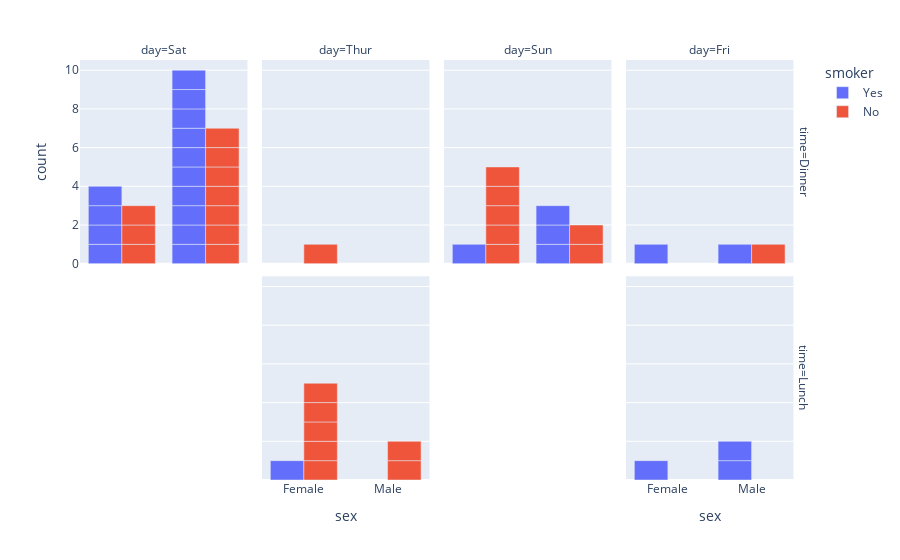

The notebook cell saved with this chart:
### Code cell
# Using facet_row and facet_col
fig = px.bar(data_frame=df, x="sex", color="smoker", barmode="group",
             facet_row="time", facet_col="day")
fig.show()

### Figure 1 — Plotly figure (JSON) as saved in the notebook; plotly's stock layout.template omitted (floating-point values rounded to 4 significant figures)
{"data": [{"alignmentgroup": "True", "hovertemplate": "smoker=Yes<br>time=Dinner<br>day=Sat<br>sex=%{x}<br>count=%{y}<extra></extra>", "legendgroup": "Yes", "marker": {"color": "#636efa", "pattern": {"shape": ""}}, "name": "Yes", "offsetgroup": "Yes", "orientation": "v", "showlegend": true, "textposition": "auto", "type": "bar", "x": ["Female", "Male", "Male", "Male", "Male", "Male", "Male", "Female", "Female", "Male", "Female", "Male", "Male", "Male"], "xaxis": "x5", "y": [1, 1, 1, 1, 1, 1, 1, 1, 1, 1, 1, 1, 1, 1], "yaxis": "y5"}, {"alignmentgroup": "True", "hovertemplate": "smoker=Yes<br>time=Dinner<br>day=Sun<br>sex=%{x}<br>count=%{y}<extra></extra>", "legendgroup": "Yes", "marker": {"color": "#636efa", "pattern": {"shape": ""}}, "name": "Yes", "offsetgroup": "Yes", "orientation": "v", "showlegend": false, "textposition": "auto", "type": "bar", "x": ["Female", "Male", "Male", "Male"], "xaxis": "x7", "y": [1, 1, 1, 1], "yaxis": "y7"}, {"alignmentgroup": "True", "hovertemplate": "smoker=Yes<br>time=Dinner<br>day=Fri<br>sex=%{x}<br>count=%{y}<extra></extra>", "legendgroup": "Yes", "marker": {"color": "#636efa", "pattern": {"shape": ""}}, "name": "Yes", "offsetgroup": "Yes", "orientation": "v", "showlegend": false, "textposition": "auto", "type": "bar", "x": ["Female", "Male"], "xaxis": "x8", "y": [1, 1], "yaxis": "y8"}, {"alignmentgroup": "True", "hovertemplate": "smoker=Yes<br>time=Lunch<br>day=Thur<br>sex=%{x}<br>count=%{y}<extra></extra>", "legendgroup": "Yes", "marker": {"color": "#636efa", "pattern": {"shape": ""}}, "name": "Yes", "offsetgroup": "Yes", "orientation": "v", "showlegend": false, "textposition": "auto", "type": "bar", "x": ["Female"], "xaxis": "x2", "y": [1], "yaxis": "y2"}, {"alignmentgroup": "True", "hovertemplate": "smoker=Yes<br>time=Lunch<br>day=Fri<br>sex=%{x}<br>count=%{y}<extra></extra>", "legendgroup": "Yes", "marker": {"color": "#636efa", "pattern": {"shape": ""}}, "name": "Yes", "offsetgroup": "Yes", "orientation": "v", "showlegend": false, "textposition": "auto", "type": "bar", "x": ["Male", "Female", "Male"], "xaxis": "x4", "y": [1, 1, 1], "yaxis": "y4"}, {"alignmentgroup": "True", "hovertemplate": "smoker=No<br>time=Dinner<br>day=Sat<br>sex=%{x}<br>count=%{y}<extra></extra>", "legendgroup": "No", "marker": {"color": "#EF553B", "pattern": {"shape": ""}}, "name": "No", "offsetgroup": "No", "orientation": "v", "showlegend": true, "textposition": "auto", "type": "bar", "x": ["Male", "Male", "Male", "Female", "Male", "Male", "Male", "Female", "Male", "Female"], "xaxis": "x5", "y": [1, 1, 1, 1, 1, 1, 1, 1, 1, 1], "yaxis": "y5"}, {"alignmentgroup": "True", "hovertemplate": "smoker=No<br>time=Dinner<br>day=Thur<br>sex=%{x}<br>count=%{y}<extra></extra>", "legendgroup": "No", "marker": {"color": "#EF553B", "pattern": {"shape": ""}}, "name": "No", "offsetgroup": "No", "orientation": "v", "showlegend": false, "textposition": "auto", "type": "bar", "x": ["Female"], "xaxis": "x6", "y": [1], "yaxis": "y6"}, {"alignmentgroup": "True", "hovertemplate": "smoker=No<br>time=Dinner<br>day=Sun<br>sex=%{x}<br>count=%{y}<extra></extra>", "legendgroup": "No", "marker": {"color": "#EF553B", "pattern": {"shape": ""}}, "name": "No", "offsetgroup": "No", "orientation": "v", "showlegend": false, "textposition": "auto", "type": "bar", "x": ["Female", "Male", "Female", "Male", "Female", "Female", "Female"], "xaxis": "x7", "y": [1, 1, 1, 1, 1, 1, 1], "yaxis": "y7"}, {"alignmentgroup": "True", "hovertemplate": "smoker=No<br>time=Dinner<br>day=Fri<br>sex=%{x}<br>count=%{y}<extra></extra>", "legendgroup": "No", "marker": {"color": "#EF553B", "pattern": {"shape": ""}}, "name": "No", "offsetgroup": "No", "orientation": "v", "showlegend": false, "textposition": "auto", "type": "bar", "x": ["Male"], "xaxis": "x8", "y": [1], "yaxis": "y8"}, {"alignmentgroup": "True", "hovertemplate": "smoker=No<br>time=Lunch<br>day=Thur<br>sex=%{x}<br>count=%{y}<extra></extra>", "legendgroup": "No", "marker": {"color": "#EF553B", "pattern": {"shape": ""}}, "name": "No", "offsetgroup": "No", "orientation": "v", "showlegend": false, "textposition": "auto", "type": "bar", "x": ["Male", "Male", "Female", "Female", "Female", "Female", "Female"], "xaxis": "x2", "y": [1, 1, 1, 1, 1, 1, 1], "yaxis": "y2"}], "layout": {"annotations": [{"font": {}, "showarrow": false, "text": "day=Sat", "x": 0.115, "xanchor": "center", "xref": "paper", "y": 1, "yanchor": "bottom", "yref": "paper"}, {"font": {}, "showarrow": false, "text": "day=Thur", "x": 0.365, "xanchor": "center", "xref": "paper", "y": 1, "yanchor": "bottom", "yref": "paper"}, {"font": {}, "showarrow": false, "text": "day=Sun", "x": 0.615, "xanchor": "center", "xref": "paper", "y": 1, "yanchor": "bottom", "yref": "paper"}, {"font": {}, "showarrow": false, "text": "day=Fri", "x": 0.865, "xanchor": "center", "xref": "paper", "y": 1, "yanchor": "bottom", "yref": "paper"}, {"font": {}, "showarrow": false, "text": "time=Lunch", "textangle": 90, "x": 0.98, "xanchor": "left", "xref": "paper", "y": 0.2425, "yanchor": "middle", "yref": "paper"}, {"font": {}, "showarrow": false, "text": "time=Dinner", "textangle": 90, "x": 0.98, "xanchor": "left", "xref": "paper", "y": 0.7575, "yanchor": "middle", "yref": "paper"}], "barmode": "group", "legend": {"title": {"text": "smoker"}, "tracegroupgap": 0}, "margin": {"t": 60}, "xaxis": {"anchor": "y", "domain": [0, 0.23], "title": {"text": "sex"}}, "xaxis2": {"anchor": "y2", "domain": [0.25, 0.48], "matches": "x", "title": {"text": "sex"}}, "xaxis3": {"anchor": "y3", "domain": [0.5, 0.73], "matches": "x", "title": {"text": "sex"}}, "xaxis4": {"anchor": "y4", "domain": [0.75, 0.98], "matches": "x", "title": {"text": "sex"}}, "xaxis5": {"anchor": "y5", "domain": [0, 0.23], "matches": "x", "showticklabels": false}, "xaxis6": {"anchor": "y6", "domain": [0.25, 0.48], "matches": "x", "showticklabels": false}, "xaxis7": {"anchor": "y7", "domain": [0.5, 0.73], "matches": "x", "showticklabels": false}, "xaxis8": {"anchor": "y8", "domain": [0.75, 0.98], "matches": "x", "showticklabels": false}, "yaxis": {"anchor": "x", "domain": [0, 0.485], "title": {"text": "count"}}, "yaxis2": {"anchor": "x2", "domain": [0, 0.485], "matches": "y", "showticklabels": false}, "yaxis3": {"anchor": "x3", "domain": [0, 0.485], "matches": "y", "showticklabels": false}, "yaxis4": {"anchor": "x4", "domain": [0, 0.485], "matches": "y", "showticklabels": false}, "yaxis5": {"anchor": "x5", "domain": [0.515, 1], "matches": "y", "title": {"text": "count"}}, "yaxis6": {"anchor": "x6", "domain": [0.515, 1], "matches": "y", "showticklabels": false}, "yaxis7": {"anchor": "x7", "domain": [0.515, 1], "matches": "y", "showticklabels": false}, "yaxis8": {"anchor": "x8", "domain": [0.515, 1], "matches": "y", "showticklabels": false}}}
